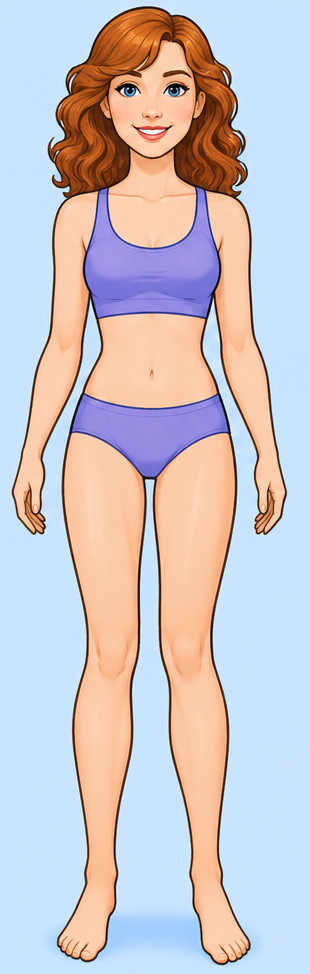
#> input picture art/woman.jpg, 310 x 974 px
$ python -i make_artwork.py   (imports and definitions only)
#> lines starting #> are read from the running program, lines starting #| are printed output that depends on the picture

#!/usr/bin/env python3

### creates artwork.h from woman.jpg and clothes*.png files
### files are scaled down to 32% of original size and converted to RGB565


from PIL import Image
from pathlib import Path
import re

SCALE = 0.32
TRANSPARENT_COLOR = 0xF81F  # RGB565 magenta

OUTPUT = "artwork.h"


def rgb565(r, g, b):
    """Convert 8-bit RGB to 16-bit RGB565."""
    value = ((r & 0xF8) << 8) | ((g & 0xFC) << 3) | (b >> 3)

    # Avoid accidentally using the transparency color.
    if value == TRANSPARENT_COLOR:
        value = 0xF81E

    return value


def load_image(filename, use_alpha=False):
#> called with filename = '../art/woman.jpg', use_alpha = False
    img = Image.open(filename)
#> img is the input picture: PIL image 310x974 RGB; mean R, G, B 203.1, 195.5, 200.6

    new_width = max(1, round(img.width * SCALE))
#> new_width = 99
    new_height = max(1, round(img.height * SCALE))
#> new_height = 312

    img = img.resize(
        (new_width, new_height),
        Image.Resampling.LANCZOS
    )
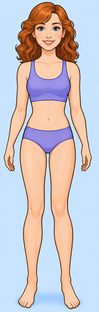
#> img: PIL image 99x312 RGB; mean R, G, B 202.9, 195.5, 200.4

    if use_alpha:
        img = img.convert("RGBA")
    else:
        img = img.convert("RGB")

    pixels = []

    for pixel in img.getdata():

        if use_alpha:
            r, g, b, a = pixel

            if a < 128:
                pixels.append(TRANSPARENT_COLOR)
                continue
        else:
            r, g, b = pixel

        pixels.append(rgb565(r, g, b))
#> this loop made 30888 passes
#> (r, g, b) on passes 1 to 12: (201, 228, 255), (200, 228, 253), (200, 228, 253), (201, 228, 255), (201, 228, 255), (201, 228, 255), (201, 228, 255), (200, 227, 254), (200, 227, 254), (201, 228, 255), (201, 228, 255), (201, 228, 255)
#> (r, g, b) on passes 61 to 66: (201, 228, 255), (201, 228, 255), (200, 227, 254), (200, 227, 254), (201, 228, 255), (201, 228, 255)
#> after the loop, pixels = 30888 items

    return new_width, new_height, pixels


# [121 lines left out: functions format_bitmap, natural_sort_key, main, not called in this run]


# [2 lines not run here, left out]

>>> result = load_image('../art/woman.jpg')
